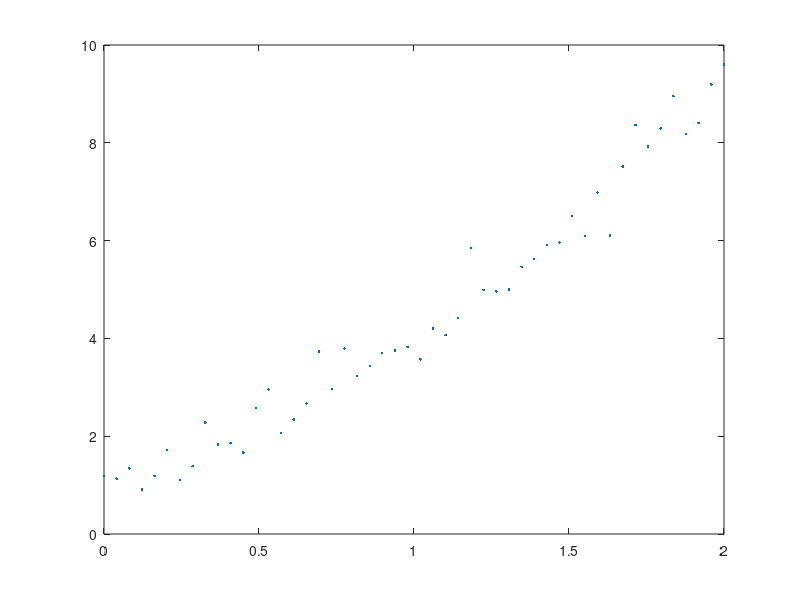

This figure's MATLAB source: (Note: this script raises an error after producing the figure.)
% This is a testing ground for generating F ratios to compare two nested% models. From this I generated the function, nestedF.mn = 50x = linspace(0,2,n)';A = [ones(size(x)) x x.^2];A1 = A(:,[1 2]);% model 1 is a 2nd order polynomialbtrue = [1 2 1]'% choice of sigma is such that all terms come out signif in 2nd order fity = A*btrue + normrnd(0,.5,n,1);		% fake dataplot(x,y,'.')[h,p,F,df,brich,bred] = nestedF(y,A,A1,.05);hpFdfbrichbred[b2,bint2,r2,rint2,stat2] = regress(y,A,.05); % fit 2nd order[b1,bint1,r1,rint1,stat1] = regress(y,A1,.05); % fit 1st order[b2 bint2]				% all terms are signifdfs2 = n - 3;				% df for our estimate of s2% estimate of s2 is from residuals in model 1 (the richer model)% Notice that this is not a bad approximation to the standard deviation we% used to make fake data.  The expected value is .25s2 = sum(r2.^2)/dfs2		extraSS2 = sum(r1.^2) - sum(r2.^2) extradf = 1;F21 = (extraSS2/extradf) / s21 - fcdf(F21,extradf,dfs2)		%  9.2413e-06% good, that's the way it should have come out.% Now let's try a model that has a nonsignificant quadratic termbtrue = [1 2 0]'% choice of sigma is same as abovey = A*btrue + normrnd(0,.5,n,1);		% fake dataplot(x,y,'.')[h,p,F,df,brich,bred] = nestedF(y,A,A1,.05);hpFdfbrichbred[b2,bint2,r2,rint2,stat2] = regress(y,A,.05); % fit 2nd order[b1,bint1,r1,rint1,stat1] = regress(y,A1,.05); % fit 1st order[b2 bint2]				% last term is not signifdfs2 = n - 3;				% df for our estimate of s2% estimate of s2 is from residuals in model 1 (the richer model)s2 = sum(r2.^2)/dfs2		extraSS2 = sum(r1.^2) - sum(r2.^2) extradf = 1;F21 = (extraSS2/extradf) / s21 - fcdf(F21,extradf,dfs2)		%  .7415